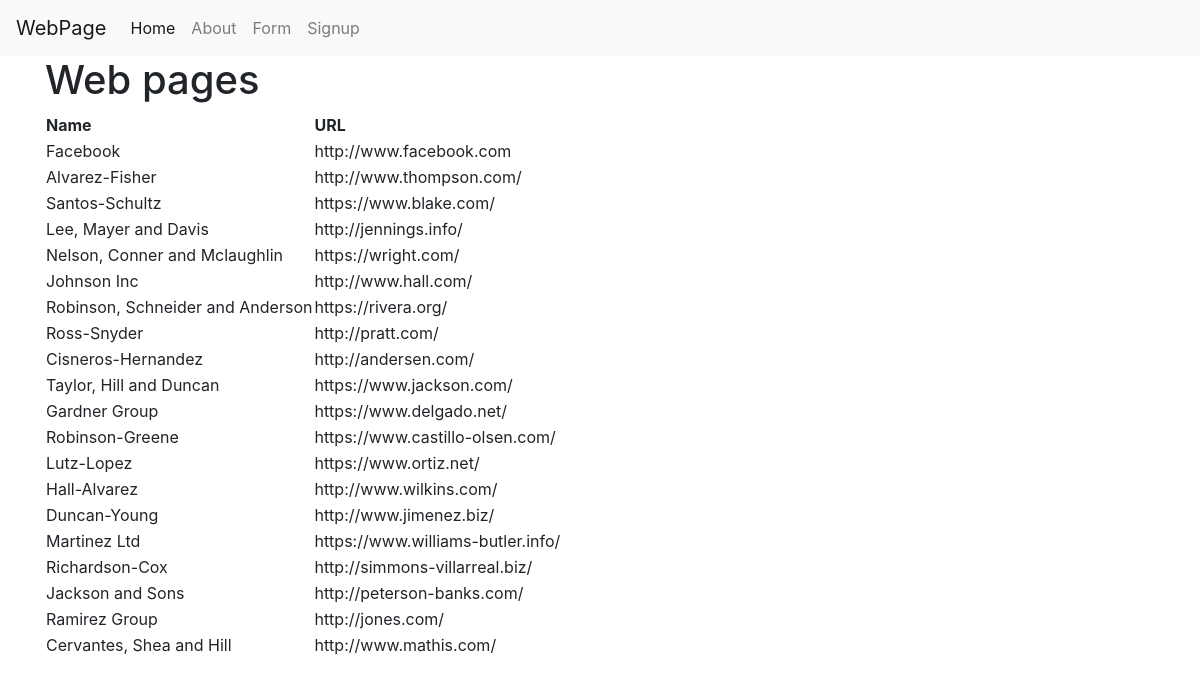
The page / on the database its author committed.
### first_app/models.py (models this page shows)
class WebPage(models.Model):
    Name = models.CharField(max_length=50, unique=True)
    Topic = models.ForeignKey(Topic, on_delete=models.CASCADE)
    Url = models.URLField()

### first_app/views.py (the view)
# urls.py: path('',views.index,name="index"),
def index(request):
    webpages = WebPage.objects.order_by('id')
    data = {"Pages":webpages}
    return render(request, 'first_app/index.html', context=data)

### templates/first_app/index.html
<!DOCTYPE html>
{% extends "first_app/base.html" %}
{% block body_block %}
<h1>Web pages</h1>
<div>
  {% if Pages %}
  <table>
    <thead>
      <th>Name</th>
      <th>URL</th>
    </thead>
    <tbody>
     {% for page in Pages %}
        <tr>
          <td>{{page.Name}}</td>
           <td>{{page.Url}}</td>
        </tr>
    {% endfor %}
    </tbody>
  </table>
  {% else %}
   <p>No records</p>
  {% endif %}
</div>
{% endblock %}

### templates/first_app/base.html (shortened to what this page needs)
<!DOCTYPE html>
{% load static %}
<html lang="en" dir="ltr">
  <head>
    <link rel="stylesheet" href="https://stackpath.bootstrapcdn.com/bootstrap/4.4.1/css/bootstrap.min.css">
    <link rel="stylesheet" href="{% static "css/app.css" %}">
  </head>
  <body>
    <nav class="navbar navbar-expand-md navbar-light bg-light">
    <a href="{% url 'first_app:index' %}" class="navbar-brand">WebPage</a>
    <div class="collapse navbar-collapse" id="navbarCollapse">
        <div class="navbar-nav">
            <a href="{% url 'first_app:home' %}" class="nav-item nav-link active">Home</a>
            <a href="{% url 'first_app:about' %}" class="nav-item nav-link">About</a>
            <a href="{% url 'first_app:form_name' %}" class="nav-item nav-link">Form</a>
            <a href="{% url 'first_app:register' %}" class="nav-item nav-link">Signup</a>
        </div>
    </div>
</nav>
    <div class="container">
      {% block body_block %}
      {% endblock %}
    </div>
  </body>
</html>

### rows shown on the page
WebPage: Name "Facebook", Url "http://www.facebook.com"
WebPage: Name "Alvarez-Fisher", Url "http://www.thompson.com/"
WebPage: Name "Santos-Schultz", Url "https://www.blake.com/"
WebPage: Name "Lee, Mayer and Davis", Url "http://jennings.info/"
WebPage: Name "Nelson, Conner and Mclaughlin", Url "https://wright.com/"
WebPage: Name "Johnson Inc", Url "http://www.hall.com/"
WebPage: Name "Robinson, Schneider and Anderson", Url "https://rivera.org/"
WebPage: Name "Ross-Snyder", Url "http://pratt.com/"
WebPage: Name "Cisneros-Hernandez", Url "http://andersen.com/"
WebPage: Name "Taylor, Hill and Duncan", Url "https://www.jackson.com/"
WebPage: Name "Gardner Group", Url "https://www.delgado.net/"
WebPage: Name "Robinson-Greene", Url "https://www.castillo-olsen.com/"
WebPage: Name "Lutz-Lopez", Url "https://www.ortiz.net/"
WebPage: Name "Hall-Alvarez", Url "http://www.wilkins.com/"
WebPage: Name "Duncan-Young", Url "http://www.jimenez.biz/"
WebPage: Name "Martinez Ltd", Url "https://www.williams-butler.info/"
WebPage: Name "Richardson-Cox", Url "http://simmons-villarreal.biz/"
WebPage: Name "Jackson and Sons", Url "http://peterson-banks.com/"
WebPage: Name "Ramirez Group", Url "http://jones.com/"
WebPage: Name "Cervantes, Shea and Hill", Url "http://www.mathis.com/"
